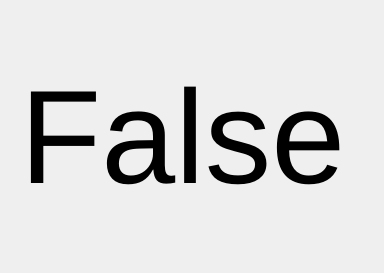
<?xml version="1.0" encoding="UTF-8"?>
<ui version="4.0">
 <class>QtFalse</class>
 <widget class="QWidget" name="QtFalse">
  <property name="geometry">
   <rect>
    <x>0</x>
    <y>0</y>
    <width>384</width>
    <height>273</height>
   </rect>
  </property>
  <property name="windowTitle">
   <string>QtFalse</string>
  </property>
  <widget class="QLabel" name="label">
   <property name="geometry">
    <rect>
     <x>20</x>
     <y>60</y>
     <width>347</width>
     <height>154</height>
    </rect>
   </property>
   <property name="font">
    <font>
     <pointsize>100</pointsize>
    </font>
   </property>
   <property name="text">
    <string>False</string>
   </property>
  </widget>
 </widget>
 <layoutdefault spacing="6" margin="11"/>
 <resources/>
 <connections/>
</ui>
